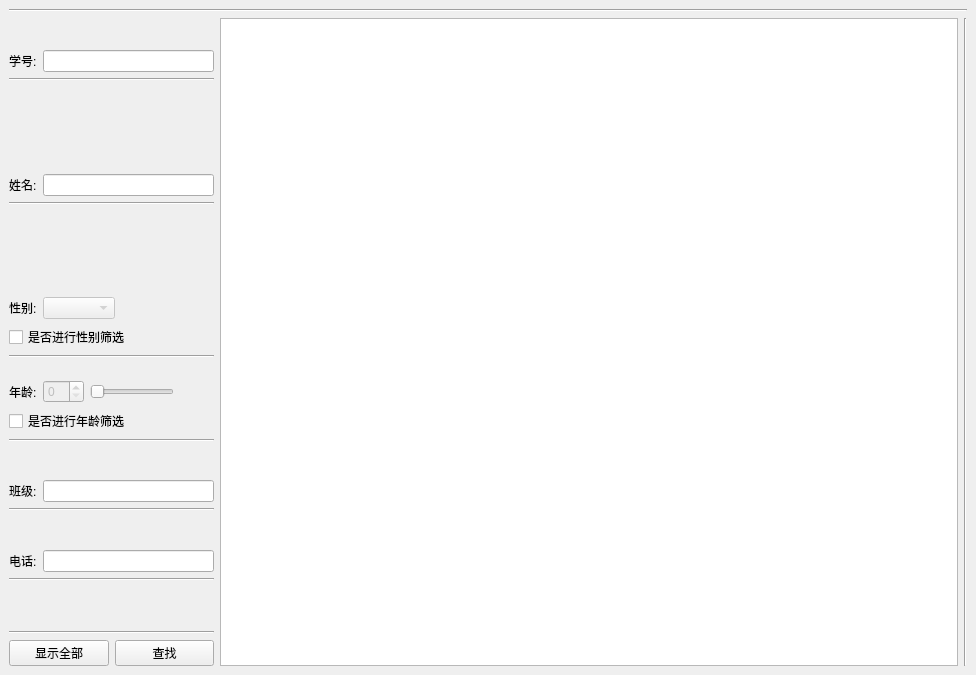
<?xml version="1.0" encoding="UTF-8"?>
<ui version="4.0">
 <class>MainWindow</class>
 <widget class="QMainWindow" name="MainWindow">
  <property name="geometry">
   <rect>
    <x>0</x>
    <y>0</y>
    <width>976</width>
    <height>675</height>
   </rect>
  </property>
  <property name="windowTitle">
   <string>MainWindow</string>
  </property>
  <widget class="QWidget" name="centralwidget">
   <layout class="QGridLayout" name="gridLayout">
    <item row="1" column="0">
     <spacer name="verticalSpacer_7">
      <property name="orientation">
       <enum>Qt::Vertical</enum>
      </property>
      <property name="sizeHint" stdset="0">
       <size>
        <width>20</width>
        <height>30</height>
       </size>
      </property>
     </spacer>
    </item>
    <item row="18" column="0">
     <spacer name="verticalSpacer_6">
      <property name="orientation">
       <enum>Qt::Vertical</enum>
      </property>
      <property name="sizeHint" stdset="0">
       <size>
        <width>13</width>
        <height>30</height>
       </size>
      </property>
     </spacer>
    </item>
    <item row="15" column="0">
     <spacer name="verticalSpacer_4">
      <property name="orientation">
       <enum>Qt::Vertical</enum>
      </property>
      <property name="sizeHint" stdset="0">
       <size>
        <width>20</width>
        <height>30</height>
       </size>
      </property>
     </spacer>
    </item>
    <item row="2" column="0" colspan="2">
     <layout class="QHBoxLayout" name="horizontalLayout_2">
      <item>
       <widget class="QLabel" name="cnoLabel">
        <property name="text">
         <string>学号:</string>
        </property>
       </widget>
      </item>
      <item>
       <widget class="QLineEdit" name="cnoEdit"/>
      </item>
     </layout>
    </item>
    <item row="19" column="0" colspan="2">
     <layout class="QHBoxLayout" name="horizontalLayout_7">
      <item>
       <widget class="QLabel" name="phoneLabel">
        <property name="text">
         <string>电话:</string>
        </property>
       </widget>
      </item>
      <item>
       <widget class="QLineEdit" name="phoneEdit"/>
      </item>
     </layout>
    </item>
    <item row="3" column="0" colspan="2">
     <widget class="Line" name="line_5">
      <property name="orientation">
       <enum>Qt::Horizontal</enum>
      </property>
     </widget>
    </item>
    <item row="20" column="0" colspan="2">
     <widget class="Line" name="line_3">
      <property name="orientation">
       <enum>Qt::Horizontal</enum>
      </property>
     </widget>
    </item>
    <item row="1" column="2" rowspan="25">
     <layout class="QHBoxLayout" name="horizontalLayout">
      <item>
       <widget class="QTableView" name="tableView"/>
      </item>
      <item>
       <widget class="Line" name="line">
        <property name="orientation">
         <enum>Qt::Vertical</enum>
        </property>
       </widget>
      </item>
     </layout>
    </item>
    <item row="9" column="0" colspan="2">
     <widget class="QCheckBox" name="sexcheckBox">
      <property name="text">
       <string>是否进行性别筛选</string>
      </property>
     </widget>
    </item>
    <item row="12" column="0" colspan="2">
     <layout class="QHBoxLayout" name="horizontalLayout_8">
      <item>
       <layout class="QHBoxLayout" name="horizontalLayout_5">
        <item>
         <widget class="QLabel" name="ageEdit">
          <property name="text">
           <string>年龄:</string>
          </property>
         </widget>
        </item>
        <item>
         <widget class="QSpinBox" name="agespinBox">
          <property name="enabled">
           <bool>false</bool>
          </property>
         </widget>
        </item>
       </layout>
      </item>
      <item>
       <widget class="QSlider" name="ageSlider">
        <property name="enabled">
         <bool>false</bool>
        </property>
        <property name="orientation">
         <enum>Qt::Horizontal</enum>
        </property>
       </widget>
      </item>
      <item>
       <spacer name="horizontalSpacer_2">
        <property name="orientation">
         <enum>Qt::Horizontal</enum>
        </property>
        <property name="sizeHint" stdset="0">
         <size>
          <width>40</width>
          <height>20</height>
         </size>
        </property>
       </spacer>
      </item>
     </layout>
    </item>
    <item row="5" column="0" colspan="2">
     <layout class="QHBoxLayout" name="horizontalLayout_3">
      <item>
       <widget class="QLabel" name="nameLabel">
        <property name="text">
         <string>姓名:</string>
        </property>
       </widget>
      </item>
      <item>
       <widget class="QLineEdit" name="nameEdit"/>
      </item>
     </layout>
    </item>
    <item row="11" column="0">
     <spacer name="verticalSpacer_3">
      <property name="orientation">
       <enum>Qt::Vertical</enum>
      </property>
      <property name="sizeHint" stdset="0">
       <size>
        <width>20</width>
        <height>13</height>
       </size>
      </property>
     </spacer>
    </item>
    <item row="24" column="0" colspan="2">
     <widget class="Line" name="line_2">
      <property name="orientation">
       <enum>Qt::Horizontal</enum>
      </property>
     </widget>
    </item>
    <item row="13" column="0" colspan="2">
     <widget class="QCheckBox" name="agecheckBox">
      <property name="text">
       <string>是否进行年龄筛选</string>
      </property>
     </widget>
    </item>
    <item row="10" column="0" colspan="2">
     <widget class="Line" name="line_7">
      <property name="orientation">
       <enum>Qt::Horizontal</enum>
      </property>
     </widget>
    </item>
    <item row="8" column="0" colspan="2">
     <layout class="QHBoxLayout" name="horizontalLayout_4">
      <item>
       <widget class="QLabel" name="sexLabel">
        <property name="text">
         <string>性别:</string>
        </property>
       </widget>
      </item>
      <item>
       <widget class="QComboBox" name="sexComboBox">
        <property name="enabled">
         <bool>false</bool>
        </property>
       </widget>
      </item>
      <item>
       <spacer name="horizontalSpacer">
        <property name="orientation">
         <enum>Qt::Horizontal</enum>
        </property>
        <property name="sizeHint" stdset="0">
         <size>
          <width>40</width>
          <height>20</height>
         </size>
        </property>
       </spacer>
      </item>
     </layout>
    </item>
    <item row="23" column="0">
     <spacer name="verticalSpacer_5">
      <property name="orientation">
       <enum>Qt::Vertical</enum>
      </property>
      <property name="sizeHint" stdset="0">
       <size>
        <width>13</width>
        <height>30</height>
       </size>
      </property>
     </spacer>
    </item>
    <item row="4" column="0">
     <spacer name="verticalSpacer">
      <property name="orientation">
       <enum>Qt::Vertical</enum>
      </property>
      <property name="sizeHint" stdset="0">
       <size>
        <width>20</width>
        <height>84</height>
       </size>
      </property>
     </spacer>
    </item>
    <item row="7" column="0">
     <spacer name="verticalSpacer_2">
      <property name="orientation">
       <enum>Qt::Vertical</enum>
      </property>
      <property name="sizeHint" stdset="0">
       <size>
        <width>20</width>
        <height>84</height>
       </size>
      </property>
     </spacer>
    </item>
    <item row="6" column="0" colspan="2">
     <widget class="Line" name="line_6">
      <property name="orientation">
       <enum>Qt::Horizontal</enum>
      </property>
     </widget>
    </item>
    <item row="14" column="0" colspan="2">
     <widget class="Line" name="line_8">
      <property name="orientation">
       <enum>Qt::Horizontal</enum>
      </property>
     </widget>
    </item>
    <item row="16" column="0" colspan="2">
     <layout class="QHBoxLayout" name="horizontalLayout_6">
      <item>
       <widget class="QLabel" name="roomLabel">
        <property name="text">
         <string>班级:</string>
        </property>
       </widget>
      </item>
      <item>
       <widget class="QLineEdit" name="roomEdit"/>
      </item>
     </layout>
    </item>
    <item row="17" column="0" colspan="2">
     <widget class="Line" name="line_4">
      <property name="orientation">
       <enum>Qt::Horizontal</enum>
      </property>
     </widget>
    </item>
    <item row="0" column="0" colspan="3">
     <widget class="Line" name="line_9">
      <property name="orientation">
       <enum>Qt::Horizontal</enum>
      </property>
     </widget>
    </item>
    <item row="25" column="1">
     <widget class="QPushButton" name="searchButton">
      <property name="text">
       <string>查找</string>
      </property>
     </widget>
    </item>
    <item row="25" column="0">
     <widget class="QPushButton" name="displayallButton">
      <property name="text">
       <string>显示全部</string>
      </property>
     </widget>
    </item>
   </layout>
  </widget>
 </widget>
 <resources/>
 <connections>
  <connection>
   <sender>agespinBox</sender>
   <signal>valueChanged(int)</signal>
   <receiver>ageSlider</receiver>
   <slot>setValue(int)</slot>
   <hints>
    <hint type="sourcelabel">
     <x>59</x>
     <y>406</y>
    </hint>
    <hint type="destinationlabel">
     <x>126</x>
     <y>404</y>
    </hint>
   </hints>
  </connection>
  <connection>
   <sender>ageSlider</sender>
   <signal>valueChanged(int)</signal>
   <receiver>agespinBox</receiver>
   <slot>setValue(int)</slot>
   <hints>
    <hint type="sourcelabel">
     <x>92</x>
     <y>407</y>
    </hint>
    <hint type="destinationlabel">
     <x>71</x>
     <y>407</y>
    </hint>
   </hints>
  </connection>
  <connection>
   <sender>agecheckBox</sender>
   <signal>toggled(bool)</signal>
   <receiver>ageSlider</receiver>
   <slot>setEnabled(bool)</slot>
   <hints>
    <hint type="sourcelabel">
     <x>104</x>
     <y>432</y>
    </hint>
    <hint type="destinationlabel">
     <x>147</x>
     <y>410</y>
    </hint>
   </hints>
  </connection>
  <connection>
   <sender>agecheckBox</sender>
   <signal>toggled(bool)</signal>
   <receiver>agespinBox</receiver>
   <slot>setEnabled(bool)</slot>
   <hints>
    <hint type="sourcelabel">
     <x>39</x>
     <y>435</y>
    </hint>
    <hint type="destinationlabel">
     <x>51</x>
     <y>408</y>
    </hint>
   </hints>
  </connection>
  <connection>
   <sender>sexcheckBox</sender>
   <signal>toggled(bool)</signal>
   <receiver>sexComboBox</receiver>
   <slot>setEnabled(bool)</slot>
   <hints>
    <hint type="sourcelabel">
     <x>82</x>
     <y>322</y>
    </hint>
    <hint type="destinationlabel">
     <x>83</x>
     <y>311</y>
    </hint>
   </hints>
  </connection>
 </connections>
</ui>
